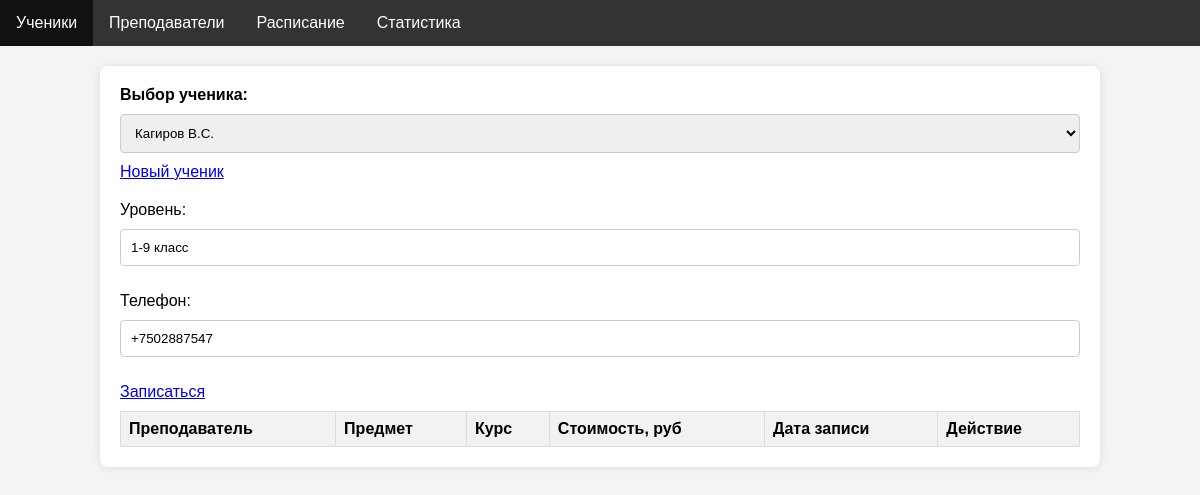
The page / on the database its author committed.
### tables this page shows
CREATE TABLE student (
    student_id INTEGER PRIMARY KEY AUTOINCREMENT,
    student_name VARCHAR(100) NOT NULL,
    student_number VARCHAR(20) NOT NULL,
    student_degree VARCHAR(50)
);

### controllers/index.py (the view)
@app.route('/', methods=['GET'])
def index():
    conn = get_db_connection()
    if request.args.get('student'):
        student_id = int(request.args.get('student'))
        session['student_id'] = student_id
    else:
        session['student_id'] = 1  # Стандартный выбор, если нет студента в сессии
    df_students = get_students(conn)
    selected_student = df_students[df_students['student_id'] == session['student_id']].iloc[0]
    df_schedule = get_schedule(conn, session['student_id'])
    students_len = len(df_students)
    schedule_len = len(df_schedule)
    return render_template('index.html',
                           student_id=session['student_id'],
                           combo_box_1=df_students,
                           combo_box_1_len=students_len,
                           selected_student=selected_student,  # Данные выбранного студента
                           schedule=df_schedule,
                           schedule_len=schedule_len)

### models/index_model.py (called while the page is built)
def get_students(conn):
    query = 'SELECT student_id, student_name, student_number, student_degree FROM student'
    df_students = pd.read_sql(query, conn)
    return df_students

def get_schedule(conn, student_id):
    query = '''
    SELECT
        r.registration_id,
        t.teacher_name AS "Преподаватель",
        p.program_name AS "Программа",
        p.program_degree AS "Класс_или_Курс",
        p.program_price AS "Стоимость",
        s.schedule_day AS "Дата_занятия"
    FROM registration r
    JOIN schedule s ON r.schedule_id = s.schedule_id
    JOIN teacher t ON s.teacher_id = t.teacher_id
    JOIN program p ON s.program_id = p.program_id
    WHERE r.student_id = ?
    '''
    df_schedule = pd.read_sql(query, conn, params=(student_id,))
    return df_schedule

### utils.py (called while the page is built)
def get_db_connection():
    return sqlite3.connect('school.db')

### templates/index.html (shortened to what this page needs)
<!DOCTYPE HTML>
<html>
<head>
    <link rel="stylesheet" type="text/css" href="/static/css/main.css" />
</head>
<body>
     <ul class="nav">
        <li><a href="{{ url_for('index') }}">Ученики</a></li>
        <li><a href="{{ url_for('teacher') }}">Преподаватели</a></li>
        <li><a href="{{ url_for('schedule') }}">Расписание</a></li>
        <li><a href="{{ url_for('statistics') }}">Статистика</a></li>
    </ul>
    <div class="container">
        <form action="" method="get">
            <label for="student">Выбор ученика:</label>
            <select name="student" id="student" onchange="this.form.submit()">
                {% for i in range(combo_box_1_len) %}
                {% set id_r = combo_box_1.loc[i, "student_id"] %}
                {% if id_r == student_id %}
                <option selected value="{{id_r}}">{{ combo_box_1.loc[i, "student_name"] }}</option>
                {% else %}
                <option value="{{id_r}}">{{ combo_box_1.loc[i, "student_name"] }}</option>
                {% endif %}
                {% endfor %}
            </select>
            <a href="{{ url_for('new_student') }}" class="button">Новый ученик</a>
        </form>
        <p>Уровень: <input type="text" value="{{ selected_student['student_degree'] }}" readonly></p>
        <p>Телефон: <input type="text" value="{{ selected_student['student_number'] }}" readonly></p>
        <a href="{{ url_for('new_registration') }}" class="button">Записаться</a>
        <table>
            <thead>
                <tr>
                    <th>Преподаватель</th>
                    <th>Предмет</th>
                    <th>Курс</th>
                    <th>Стоимость, руб</th>
                    <th>Дата записи</th>
                    <th>Действие</th>
                </tr>
            </thead>
        </table>
    </div>
</body>
</html>

### static/css/main.css (style rules this page uses)
body { font-family: Arial, sans-serif; margin: 0; padding: 0; background-color: #f4f4f4; }
.nav { list-style-type: none; margin: 0; padding: 0; overflow: hidden; background-color: #333; }
.nav li { float: left; }
.nav li a { display: block; color: white; text-align: center; padding: 14px 16px; text-decoration: none; }
.container { padding: 20px; background-color: white; border-radius: 8px; margin: 20px auto; width: 80%; box-shadow: 0px 0px 10px rgba(0, 0, 0, 0.1); }
form { margin-bottom: 20px; }
label { font-weight: bold; margin-right: 10px; }
select, input[type="text"], input[type="date"], input[type="submit"], input[type="button"] { margin: 10px 0; padding: 10px; border: 1px solid #ccc; border-radius: 4px; box-sizing: border-box; width: 100%; }
table { width: 100%; border-collapse: collapse; margin-top: 10px; }
table, th, td { border: 1px solid #ddd; }
th, td { padding: 8px; text-align: left; }
th { background-color: #f2f2f2; }

### rows shown on the page
student: student "Кагиров В.С.", student_degree "1-9 класс", student_number "+7502887547"
